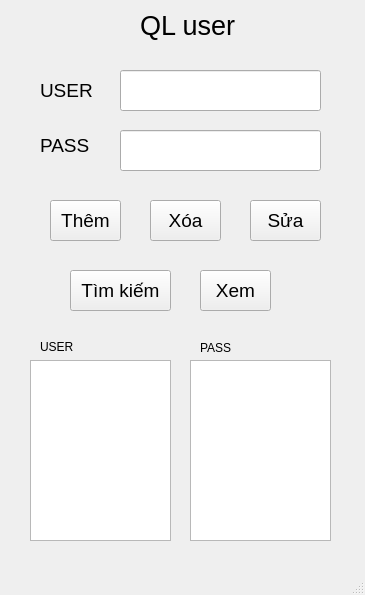
<?xml version="1.0" encoding="UTF-8"?>
<ui version="4.0">
 <class>MainWindow</class>
 <widget class="QMainWindow" name="MainWindow">
  <property name="geometry">
   <rect>
    <x>0</x>
    <y>0</y>
    <width>365</width>
    <height>595</height>
   </rect>
  </property>
  <property name="windowTitle">
   <string>MainWindow</string>
  </property>
  <widget class="QWidget" name="centralwidget">
   <widget class="QLabel" name="label">
    <property name="geometry">
     <rect>
      <x>140</x>
      <y>0</y>
      <width>131</width>
      <height>51</height>
     </rect>
    </property>
    <property name="font">
     <font>
      <pointsize>20</pointsize>
     </font>
    </property>
    <property name="text">
     <string>QL user</string>
    </property>
   </widget>
   <widget class="QLabel" name="label_2">
    <property name="geometry">
     <rect>
      <x>40</x>
      <y>70</y>
      <width>61</width>
      <height>41</height>
     </rect>
    </property>
    <property name="font">
     <font>
      <pointsize>14</pointsize>
     </font>
    </property>
    <property name="text">
     <string>USER</string>
    </property>
   </widget>
   <widget class="QLabel" name="label_3">
    <property name="geometry">
     <rect>
      <x>40</x>
      <y>130</y>
      <width>61</width>
      <height>31</height>
     </rect>
    </property>
    <property name="font">
     <font>
      <pointsize>14</pointsize>
     </font>
    </property>
    <property name="text">
     <string>PASS</string>
    </property>
   </widget>
   <widget class="QLineEdit" name="lineEdit_USER">
    <property name="geometry">
     <rect>
      <x>120</x>
      <y>70</y>
      <width>201</width>
      <height>41</height>
     </rect>
    </property>
    <property name="font">
     <font>
      <pointsize>14</pointsize>
     </font>
    </property>
   </widget>
   <widget class="QLineEdit" name="lineEdit_PASS">
    <property name="geometry">
     <rect>
      <x>120</x>
      <y>130</y>
      <width>201</width>
      <height>41</height>
     </rect>
    </property>
    <property name="font">
     <font>
      <pointsize>14</pointsize>
     </font>
    </property>
   </widget>
   <widget class="QPushButton" name="pushButton_THEM">
    <property name="geometry">
     <rect>
      <x>50</x>
      <y>200</y>
      <width>71</width>
      <height>41</height>
     </rect>
    </property>
    <property name="font">
     <font>
      <pointsize>14</pointsize>
     </font>
    </property>
    <property name="text">
     <string>Thêm</string>
    </property>
   </widget>
   <widget class="QPushButton" name="pushButton_XOA">
    <property name="geometry">
     <rect>
      <x>150</x>
      <y>200</y>
      <width>71</width>
      <height>41</height>
     </rect>
    </property>
    <property name="font">
     <font>
      <pointsize>14</pointsize>
     </font>
    </property>
    <property name="text">
     <string>Xóa</string>
    </property>
   </widget>
   <widget class="QPushButton" name="pushButton_SUA">
    <property name="geometry">
     <rect>
      <x>250</x>
      <y>200</y>
      <width>71</width>
      <height>41</height>
     </rect>
    </property>
    <property name="font">
     <font>
      <pointsize>14</pointsize>
     </font>
    </property>
    <property name="text">
     <string>Sửa</string>
    </property>
   </widget>
   <widget class="QPushButton" name="pushButton_TIMKIEM">
    <property name="geometry">
     <rect>
      <x>70</x>
      <y>270</y>
      <width>101</width>
      <height>41</height>
     </rect>
    </property>
    <property name="font">
     <font>
      <pointsize>14</pointsize>
     </font>
    </property>
    <property name="text">
     <string>Tìm kiếm</string>
    </property>
   </widget>
   <widget class="QPushButton" name="pushButton_XEM">
    <property name="geometry">
     <rect>
      <x>200</x>
      <y>270</y>
      <width>71</width>
      <height>41</height>
     </rect>
    </property>
    <property name="font">
     <font>
      <pointsize>14</pointsize>
     </font>
    </property>
    <property name="text">
     <string>Xem</string>
    </property>
   </widget>
   <widget class="QLabel" name="label_4">
    <property name="geometry">
     <rect>
      <x>40</x>
      <y>340</y>
      <width>47</width>
      <height>13</height>
     </rect>
    </property>
    <property name="text">
     <string>USER</string>
    </property>
   </widget>
   <widget class="QLabel" name="label_5">
    <property name="geometry">
     <rect>
      <x>200</x>
      <y>340</y>
      <width>47</width>
      <height>16</height>
     </rect>
    </property>
    <property name="text">
     <string>PASS</string>
    </property>
   </widget>
   <widget class="QTextEdit" name="showuser">
    <property name="geometry">
     <rect>
      <x>30</x>
      <y>360</y>
      <width>141</width>
      <height>181</height>
     </rect>
    </property>
   </widget>
   <widget class="QTextEdit" name="showpass">
    <property name="geometry">
     <rect>
      <x>190</x>
      <y>360</y>
      <width>141</width>
      <height>181</height>
     </rect>
    </property>
   </widget>
  </widget>
  <widget class="QMenuBar" name="menubar">
   <property name="geometry">
    <rect>
     <x>0</x>
     <y>0</y>
     <width>365</width>
     <height>26</height>
    </rect>
   </property>
  </widget>
  <widget class="QStatusBar" name="statusbar"/>
 </widget>
 <resources/>
 <connections/>
</ui>
